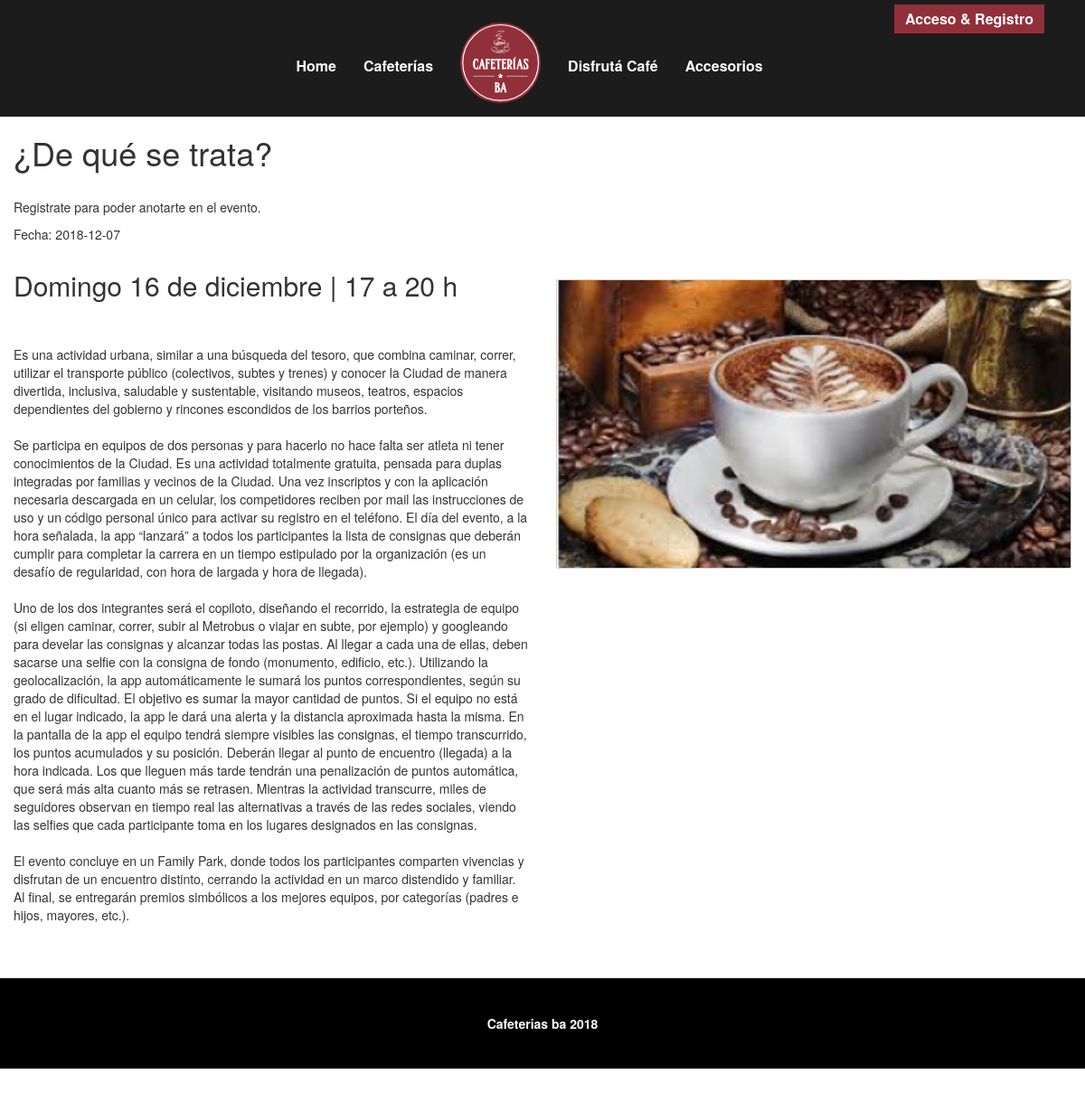
Screenshot of /verevento/43 with the database file from the repository.
### tables this page shows
CREATE TABLE `eventos` (
  `id` int(11) NOT NULL,
  `nombre` text NOT NULL,
  `titulo` tinytext NOT NULL,
  `descripcion` text NOT NULL,
  `fecha_evento` date NOT NULL,
  `ubicacion_imagen` text NOT NULL,
  `estado` int(11) NOT NULL
);

### app/cafeterias/Controllers/EventosController.php (called while the page is built, shortened)
<?php
class EventosController {
        public function ver() {
        $data = Route::getUrlParameters();
        $id = $data['id'];
        $evento = new Eventos($id);
         $anotado=false;
      $data['asiste']=$anotado;
      $data['evento']=$evento;
      View::render('front/verevento', compact('data'));
    }
}

### public/index.php (called while the page is built, shortened)
<?php
$rootPath = realpath(__DIR__ . '/../');
$rootPath = str_replace('\\', '/', $rootPath);
$app = new \cafeterias\Core\App($rootPath);
$app->run();

### app/cafeterias/Models/Modelo.php (called while the page is built, shortened)
<?php
class Modelo
{
	protected $table = "";
	protected $primaryKey = "";
	public function __construct($pk = null)
	{
		if(!is_null($pk)) {
			$this->getByPk($pk);
		}
	}
	public function getByPk($pk)
	{
		$db = DBConnection::getConnection();
		$query = "SELECT * FROM " . $this->table . "
				WHERE " . $this->primaryKey . " = ?";
		$stmt = $db->prepare($query);
		$exito = $stmt->execute([$pk]);
	}
}

### app/cafeterias/Models/Eventos.php (called while the page is built, shortened)
<?php
class Eventos extends Modelo implements JsonSerializable {
    function getNombre() {
        return $this->nombre;
    }
    function getTitulo() {
        return $this->titulo;
    }
    function getDescripcion() {
        return $this->descripcion;
    }
    function getFecha_evento() {
        return $this->fecha_evento;
    }
    function getUbicacion_imagen() {
        return $this->ubicacion_imagen;
    }
    }

### app/cafeterias/Storage/Session.php (called while the page is built, shortened)
<?php
class Session
{
	public static function has($name)
	{
		return isset($_SESSION[$name]);
	}
}

### views/front/verevento.php (the view, shortened to what this page needs)
<?php
if (isset($data['evento'])) {
    $evento = $data['evento'];
}
if (isset($data['asiste'])) {
    $asiste = $data['asiste'];
} else {
    $asiste = false;
}
?>
<div class="container">
  <div class="row">
    <h1><?php echo $evento->getNombre() ?></h1><br/>
  <?php
        if (Session::has('id')) {
            if($asiste != true){
            ?>
              <input type="button" value="Asistire al evento" id="<?= Session::get('id').'-'. $evento->getid() .'- 1'?>" class="asistir boton">
    <br/><br/>
        <?php
            }else{
?>
              <input type="button" value="No asistir al evento" id="<?= Session::get('id').'-'. $evento->getid() .'- 0'?>" class="asistir boton">
    <br/><br/>
                <?php
            }
            }else{
        ?>
         <p>Registrate para poder anotarte en el evento.</p>
        <?php
        }
        ?>
    <p>Fecha: <?php echo $evento->getFecha_evento() ?></p>
    <section class="" >
      <div class="row">
        <div class="col-lg-6 col-md-6 event_col_50">
          <h2><?php echo $evento->gettitulo() ?></h2><br/><br/>
          <p> <?php echo nl2br($evento->getdescripcion()) ?></p>
        </div>
        <div class="col-lg-6 col-md-6 cafe_col_50">
          <div class="evento">
            <img class="img-responsive" src="<?= \cafeterias\Core\App::urlTo($evento->getUbicacion_imagen()) ?>">
          </div>
        </div>
    </section>
  </div>
</div>

### public/css/estilos.css (style rules this page uses)
.mapa img , .evento img { width:100%; border: solid 1px #ccc; border-radius: 2px; }
.evento { text-align: center; padding: 0px; }
.cafe_col_50 { margin: 30px 0px; }
.event_col_50 { margin: 0px 0px; }

### rows the page displays
eventos: nombre "¿De qué se trata?", fecha_evento "2018-12-07", titulo "Domingo 16 de diciembre | 17 a 20 h", descripcion "Es una actividad urbana, similar a una búsqueda del tesoro, que combina caminar, correr, utilizar el transporte público (colectivos, subtes y trenes) y conocer la Ciudad de manera divertida, inclusiva, saludable y sustentable, visitando museos, teatros, espacios dependientes del gobierno y rincones escondidos de los barrios porteños. Se participa en equipos de dos personas y para hacerlo no hace falta ser atleta ni tener conocimientos de la Ciudad. Es una actividad totalmente gratuita, pensada para duplas integradas por familias y vecinos de la Ciudad. Una vez inscriptos y con la aplicación necesaria descargada en un celular, los competidores reciben por mail las instrucciones de uso y un…", ubicacion_imagen (picture)
